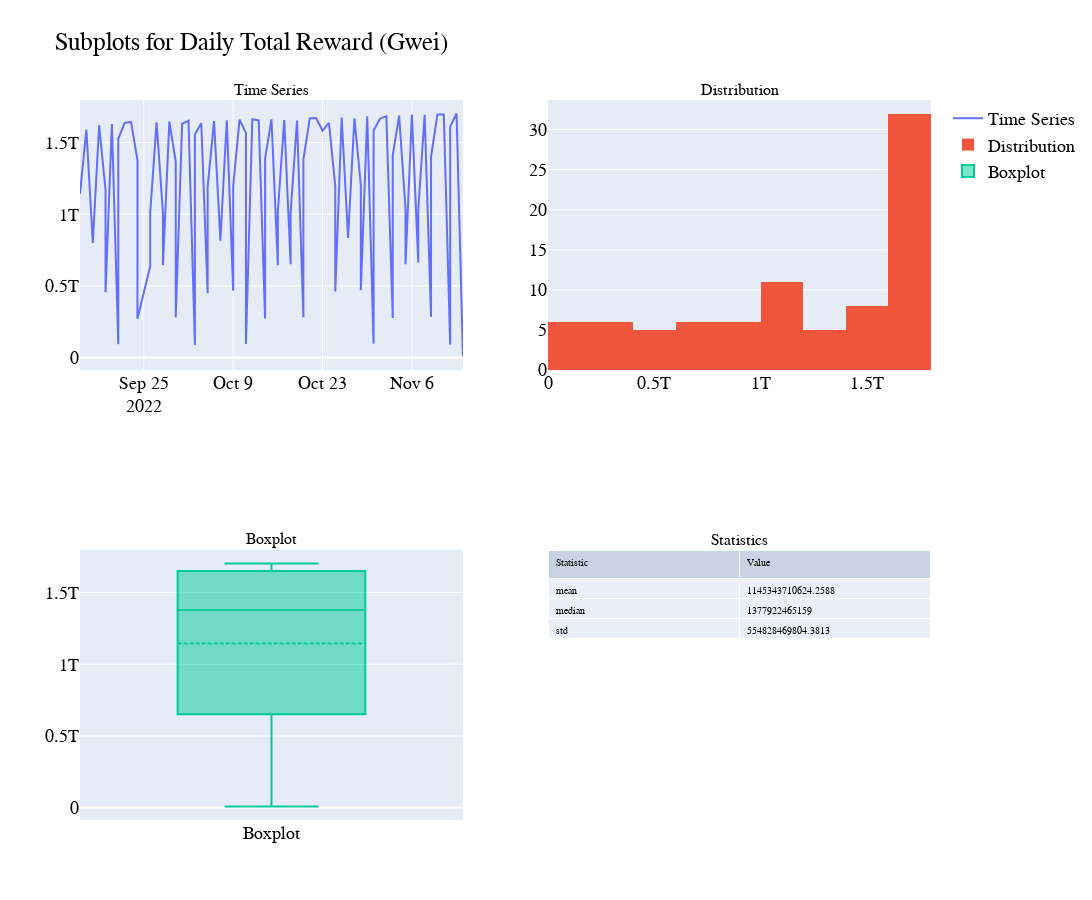

Write notebook code for a chart like this one.
### Code cell
import pandas as pd
import plotly.graph_objects as go
from plotly.subplots import make_subplots

df = data.copy()

# Create subplots in a 2x2 layout
fig = make_subplots(rows=2, cols=2, 
                    subplot_titles=("Time Series", "Distribution", "Boxplot", "Statistics"),
                    specs=[[{}, {}], [{}, {"type": "domain"}]])

# Add time series to the top-left subplot
fig.add_trace(go.Scatter(x=df['date'], y=df['final_total_reward'], mode='lines', name='Time Series'),
              row=1, col=1)

# Add histogram to the top-right subplot
fig.add_trace(go.Histogram(x=df['final_total_reward'], name='Distribution'),
              row=1, col=2)

# Add boxplot to the bottom-left subplot
fig.add_trace(go.Box(y=df['final_total_reward'], name='Boxplot', boxmean=True),
              row=2, col=1)

# Extract specific statistics from the data: mean, median (50%), and std
selected_stats = {
    'mean': df['final_total_reward'].mean(),
    'median': df['final_total_reward'].median(),
    'std': df['final_total_reward'].std()
}

trace_table = go.Table(
    header=dict(values=['Statistic', 'Value'], font=dict(size=10), align='left'),
    cells=dict(values=[list(selected_stats.keys()), list(selected_stats.values())], font=dict(size=10), align='left')
)

fig.add_trace(trace_table, row=2, col=2)

# Update layout to use LaTeX style font (using "Courier New" as a fallback)
fig.update_layout(
    font=dict(family="Courier New, monospace", size=18, color="black"),
    title_text="Subplots for Daily Total Reward (Gwei)",
    width=1600,  # width in pixels
    height=900 # height in pixels
)


# Show figure
fig.show()
